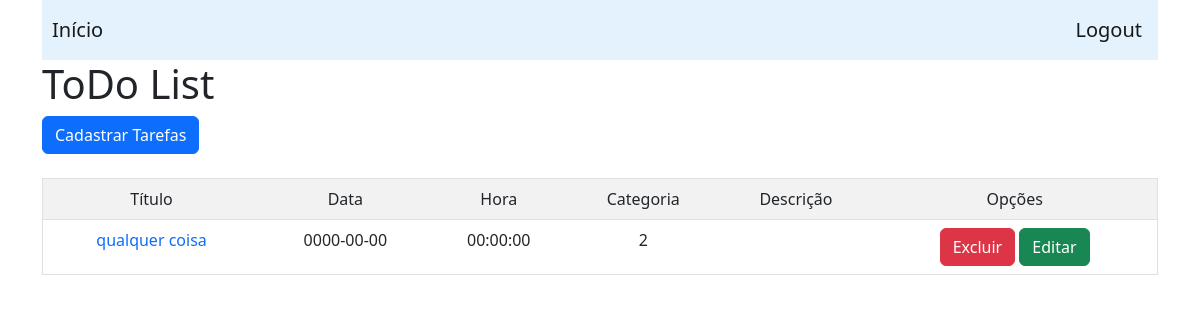
/listarTarefas.php, run on an earlier commit of the app's database.
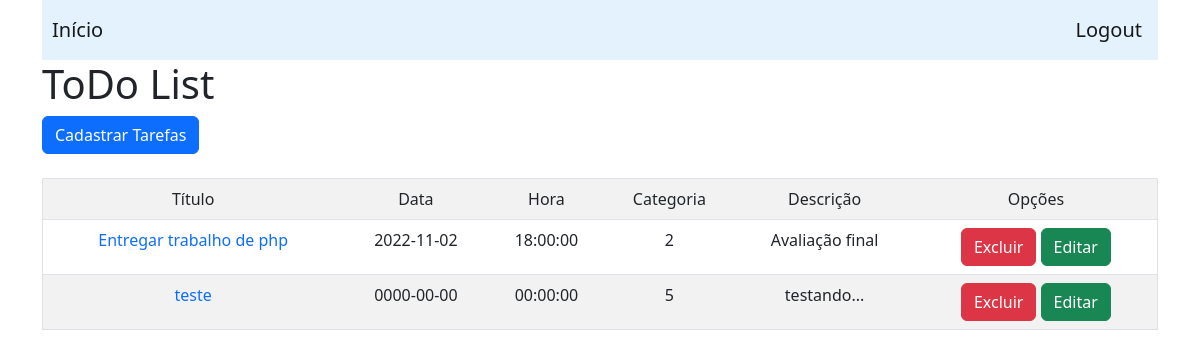
And on a later commit of the database.
### tables this page shows
CREATE TABLE `tarefas` (
  `idtarefas` int(11) NOT NULL,
  `titulo` varchar(300) NOT NULL,
  `data` date DEFAULT NULL,
  `hora` time DEFAULT NULL,
  `descricao` varchar(300) DEFAULT NULL,
  `imagem` varchar(100) DEFAULT NULL,
  `idusuarioFK` int(11) NOT NULL,
  `idcategoriaFK` int(11) NOT NULL
);

### listarTarefas.php (the view, shortened to what this page needs)
<?php
    require 'pdo/configpdo.php';
    $sql=$pdo->query("select * from tarefas");
?>
<!DOCTYPE html>
<html lang="en">
<head>
    <link rel="stylesheet" href="css/bootstrap.min.css">
</head>
<body>
    <div class="container">
        <nav class="navbar navbar-light" style="background-color: #e3f2fd;">
            <a  style="padding:10px" class="navbar-brand mb-0 h1" href="listarTarefas.php">Início</a>
            <a class="navbar-brand mb-0 h1" href="logout.php">Logout</a>
        </nav>
        <h1>ToDo List</h1>
        <a href="cadastrar-tarefa.php"><button class="btn btn-primary">Cadastrar Tarefas</button></a>
        <br><br>
        <table class="table table-striped" border="1">
            <tr class="text-center">
                <td>Título</td>
                <td>Data</td>
                <td>Hora</td>
                <td>Categoria</td>
                <td>Descrição</td>
                <td>Opções</td>
            </tr>
            <?php foreach($sql as $tarefa){ ?>
            <tr class="text-center">
                <td>
                  <a class="text-decoration-none" href="detalhes.php?id=<?= $tarefa['idtarefas']?>"><?=$tarefa['titulo']?></a>
                </td>
                <td><?=$tarefa["data"]?></td>
                <td><?=$tarefa["hora"]?></td>
                <td><?=$tarefa["idcategoriaFK"]?></td>
                <td><?=$tarefa["descricao"]?></td>
                <td>
                    <a class="btn btn-danger" href="excluir.php?id=<?=$tarefa['idtarefas']?>">Excluir</a>
                    <a class="btn btn-success" href="editar.php?id=<?=$tarefa['idtarefas']?>">Editar</a>
                </td>
            </tr>
            <?php } ?>
        </table>
    </div>
</body>
</html>

What changed in the data, as far as the page shows it:
changed tarefas: titulo "qualquer coisa" → "Entregar trabalho de php"; data "0000-00-00" → "2022-11-02"; hora "00:00:00" → "18:00:00"; descricao (not shown) → "Avaliação final"
added tarefas: titulo "teste", data "0000-00-00", hora "00:00:00", idcategoriaFK "5", descricao "testando..."
